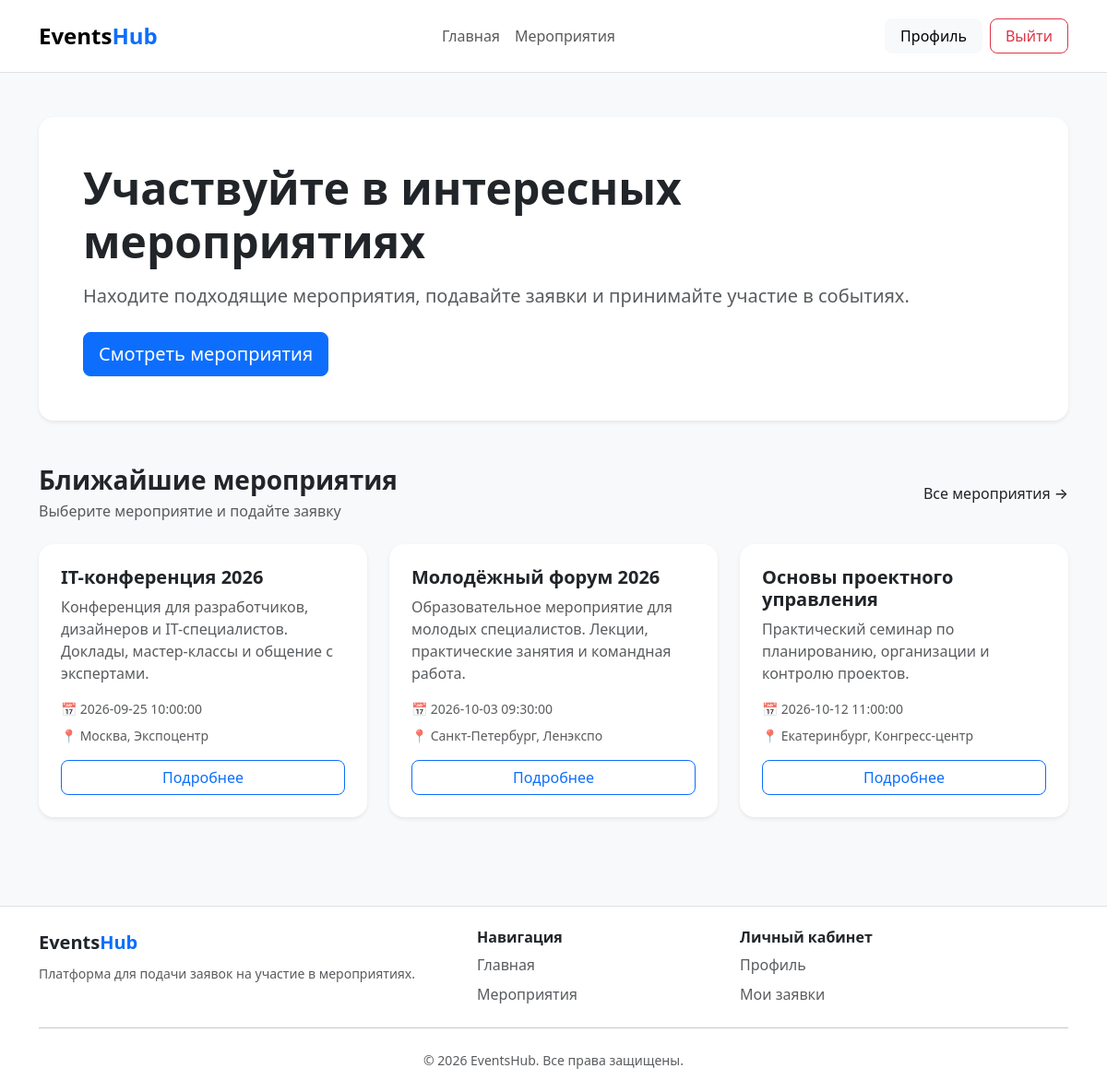
/ (signed in), run on the app's committed database.
### tables this page shows
CREATE TABLE `events` (
  `id` int NOT NULL,
  `title` varchar(255) NOT NULL,
  `description` text NOT NULL,
  `place` varchar(255) NOT NULL,
  `date` datetime NOT NULL
);

### app/Controllers/MainController.php (called while the page is built, shortened)
<?php
class MainController
{
    public function showMainPage()
    {
        $eventModel = new EventModel();
        $events = $eventModel->getAll();
        require_once __DIR__ . "/../Views/main.php";
    }
}

### app/Models/EventModel.php (called while the page is built, shortened)
<?php
class EventModel
{
    public function getAll()
    {
        $pdo = Database::getConnection();
        $stmt = $pdo->prepare('SELECT * FROM `events`');
        $stmt->execute();
        return $stmt->fetchAll(PDO::FETCH_ASSOC);
    }
}

### app/Views/main.php (the view, shortened to what this page needs)
<!DOCTYPE html>
<html lang="ru">
<head>
    <link href="https://cdn.jsdelivr.net/npm/bootstrap@5.3.8/dist/css/bootstrap.min.css" rel="stylesheet"
>
</head>
<body class="bg-light">
    <?php require_once __DIR__ . '/../Components/header.php'; ?>
    <main>
        <section class="container py-5">
            <div class="card border-0 shadow-sm rounded-4">
                <div class="card-body p-4 p-md-5">
                    <h1 class="display-5 fw-bold mb-3">
                        Участвуйте в интересных мероприятиях
                    </h1>
                    <p class="fs-5 text-body-secondary mb-4">
                        Находите подходящие мероприятия,
                        подавайте заявки и принимайте участие
                        в событиях.
                    </p>
                    <a href="/events" class="btn btn-primary btn-lg rounded-3">
                        Смотреть мероприятия
                    </a>
                </div>
            </div>
        </section>
        <section class="container pb-5">
            <div class="d-flex justify-content-between
                        align-items-center mb-4">
                <div>
                    <h2 class="h3 fw-bold mb-1">
                        Ближайшие мероприятия
                    </h2>
                    <p class="text-body-secondary mb-0">
                        Выберите мероприятие и подайте заявку
                    </p>
                </div>
                <a href="/events" class="text-decoration-none link-dark fw-medium">
                    Все мероприятия →
                </a>
            </div>
            <div class="row g-4">
                <?php foreach ($events as $event): ?>
                    <div class="col-12 col-md-6 col-lg-4">
                        <div class="card border-0 shadow-sm rounded-4 h-100">
                            <div class="card-body p-4 d-flex flex-column">
                                <h3 class="h5 fw-bold">
                                    <?= htmlspecialchars($event['title']) ?>
                                </h3>
                                <p class="text-body-secondary">
                                    <?= htmlspecialchars($event['description']) ?>
                                </p>
                                <div class="small text-body-secondary mb-3">
                                    <div class="mb-2">
                                        📅 <?= htmlspecialchars($event['date']) ?>
                                    </div>
                                    <div>
                                        📍 <?= htmlspecialchars($event['place']) ?>
                                    </div>
                                </div>
                                <a href="/events/<?= (int) $event['id'] ?>"
                                    class="btn btn-outline-primary rounded-3 w-100 mt-auto">
                                    Подробнее
                                </a>
                            </div>
                        </div>
                    </div>
                <?php endforeach; ?>
            </div>
        </section>
    </main>
    <?php require_once __DIR__ . '/../Components/footer.php'; ?>
</body>
</html>

### data on the page
events: title "IT-конференция 2026", description "Конференция для разработчиков, дизайнеров и IT-специалистов. Доклады, мастер-классы и общение с экспертами.", date "2026-09-25 10:00:00", place "Москва, Экспоцентр"
events: title "Молодёжный форум 2026", description "Образовательное мероприятие для молодых специалистов. Лекции, практические занятия и командная работа.", date "2026-10-03 09:30:00", place "Санкт-Петербург, Ленэкспо"
events: title "Основы проектного управления", description "Практический семинар по планированию, организации и контролю проектов.", date "2026-10-12 11:00:00", place "Екатеринбург, Конгресс-центр"
